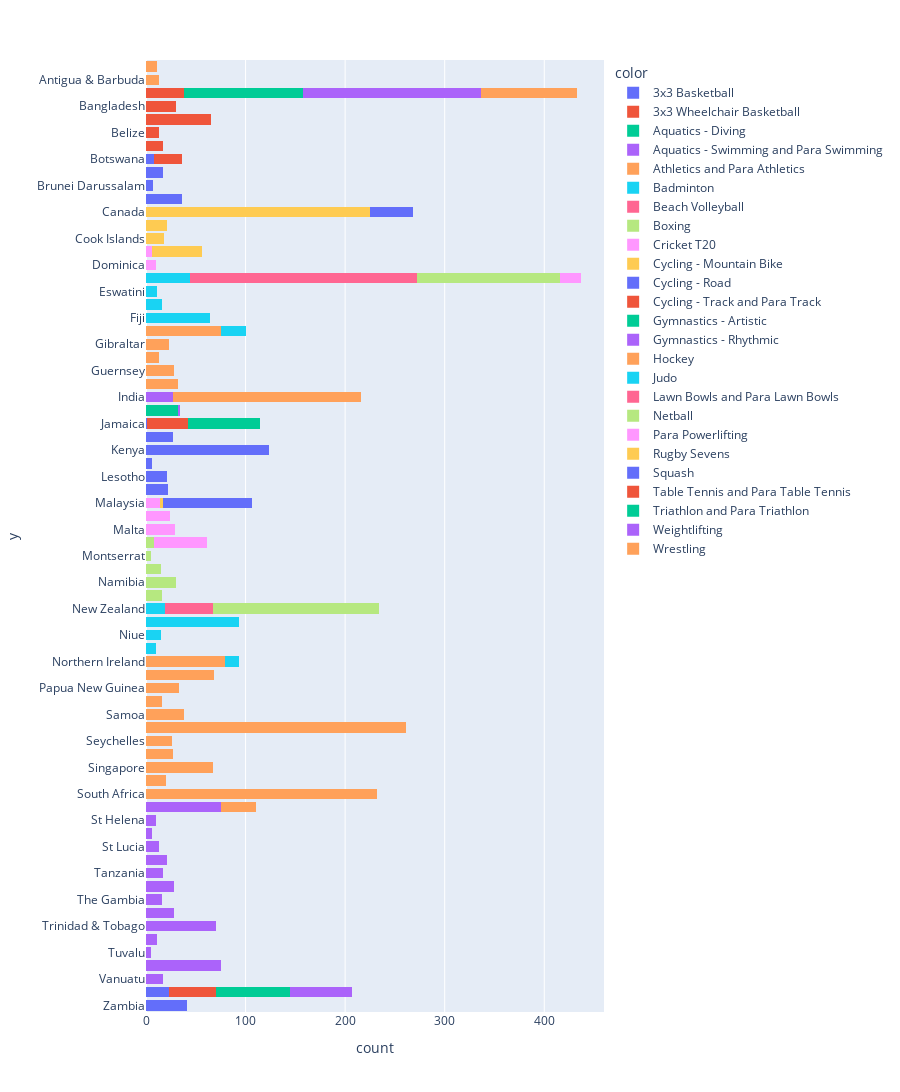

Write notebook code for a chart like this one.
### Code cell
# Histogram showing distrubution of Sports and Countries
# ie what countries are engaged in what sports


fig= px.histogram(y=part['TEAM'].sort_values(ascending=False), color=part['SPORT'], barmode='stack',height=1200)
fig.show()

### Figure 1 — Plotly figure (JSON) as saved in the notebook; plotly's stock layout.template omitted (floating-point values rounded to 4 significant figures; data arrays with more than 128 entries replaced by an {"elided": "..."} marker saying what was removed)
{"data": [{"alignmentgroup": "True", "bingroup": "y", "hovertemplate": "color=3x3 Basketball<br>count=%{x}<br>y=%{y}<extra></extra>", "legendgroup": "3x3 Basketball", "marker": {"color": "#636efa", "pattern": {"shape": ""}}, "name": "3x3 Basketball", "offsetgroup": "3x3 Basketball", "orientation": "h", "showlegend": true, "type": "histogram", "xaxis": "x", "y": ["Zambia", "Zambia", "Zambia", "Zambia", "Zambia", "Zambia", "Zambia", "Zambia", "Zambia", "Zambia", "Zambia", "Zambia", "Zambia", "Zambia", "Zambia", "Zambia", "Zambia", "Zambia", "Zambia", "Zambia", "Zambia", "Zambia", "Zambia", "Zambia", "Zambia", "Zambia", "Zambia", "Zambia", "Zambia", "Zambia", "Zambia", "Zambia", "Zambia", "Zambia", "Zambia", "Zambia", "Zambia", "Zambia", "Zambia", "Zambia", "Zambia", "Wales", "Wales", "Wales", "Wales", "Wales", "Wales", "Wales", "Wales", "Wales", "Wales", "Wales", "Wales", "Wales", "Wales", "Wales", "Wales", "Wales", "Wales", "Wales", "Wales", "Wales", "Wales", "Wales"], "yaxis": "y"}, {"alignmentgroup": "True", "bingroup": "y", "hovertemplate": "color=3x3 Wheelchair Basketball<br>count=%{x}<br>y=%{y}<extra></extra>", "legendgroup": "3x3 Wheelchair Basketball", "marker": {"color": "#EF553B", "pattern": {"shape": ""}}, "name": "3x3 Wheelchair Basketball", "offsetgroup": "3x3 Wheelchair Basketball", "orientation": "h", "showlegend": true, "type": "histogram", "xaxis": "x", "y": ["Wales", "Wales", "Wales", "Wales", "Wales", "Wales", "Wales", "Wales", "Wales", "Wales", "Wales", "Wales", "Wales", "Wales", "Wales", "Wales", "Wales", "Wales", "Wales", "Wales", "Wales", "Wales", "Wales", "Wales", "Wales", "Wales", "Wales", "Wales", "Wales", "Wales", "Wales", "Wales", "Wales", "Wales", "Wales", "Wales", "Wales", "Wales", "Wales", "Wales", "Wales", "Wales", "Wales", "Wales", "Wales", "Wales", "Wales"], "yaxis": "y"}, {"alignmentgroup": "True", "bingroup": "y", "hovertemplate": "color=Aquatics - Diving<br>count=%{x}<br>y=%{y}<extra></extra>", "legendgroup": "Aquatics - Diving", "marker": {"color": "#00cc96", "pattern": {"shape": ""}}, "name": "Aquatics - Diving", "offsetgroup": "Aquatics - Diving", "orientation": "h", "showlegend": true, "type": "histogram", "xaxis": "x", "y": ["Wales", "Wales", "Wales", "Wales", "Wales", "Wales", "Wales", "Wales", "Wales", "Wales", "Wales", "Wales", "Wales", "Wales", "Wales", "Wales", "Wales", "Wales", "Wales", "Wales", "Wales", "Wales", "Wales", "Wales", "Wales", "Wales", "Wales", "Wales", "Wales", "Wales", "Wales", "Wales", "Wales", "Wales", "Wales", "Wales", "Wales", "Wales", "Wales", "Wales", "Wales", "Wales", "Wales", "Wales", "Wales", "Wales", "Wales", "Wales", "Wales", "Wales", "Wales", "Wales", "Wales", "Wales", "Wales", "Wales", "Wales", "Wales", "Wales", "Wales", "Wales", "Wales", "Wales", "Wales", "Wales", "Wales", "Wales", "Wales", "Wales", "Wales", "Wales", "Wales", "Wales", "Wales", "Wales"], "yaxis": "y"}, {"alignmentgroup": "True", "bingroup": "y", "hovertemplate": "color=Aquatics - Swimming and Para Swimming<br>count=%{x}<br>y=%{y}<extra></extra>", "legendgroup": "Aquatics - Swimming and Para Swimming", "marker": {"color": "#ab63fa", "pattern": {"shape": ""}}, "name": "Aquatics - Swimming and Para Swimming", "offsetgroup": "Aquatics - Swimming and Para Swimming", "orientation": "h", "showlegend": true, "type": "histogram", "xaxis": "x", "y": {"elided": "454 str values"}, "yaxis": "y"}, {"alignmentgroup": "True", "bingroup": "y", "hovertemplate": "color=Athletics and Para Athletics<br>count=%{x}<br>y=%{y}<extra></extra>", "legendgroup": "Athletics and Para Athletics", "marker": {"color": "#FFA15A", "pattern": {"shape": ""}}, "name": "Athletics and Para Athletics", "offsetgroup": "Athletics and Para Athletics", "orientation": "h", "showlegend": true, "type": "histogram", "xaxis": "x", "y": {"elided": "902 str values"}, "yaxis": "y"}, {"alignmentgroup": "True", "bingroup": "y", "hovertemplate": "color=Badminton<br>count=%{x}<br>y=%{y}<extra></extra>", "legendgroup": "Badminton", "marker": {"color": "#19d3f3", "pattern": {"shape": ""}}, "name": "Badminton", "offsetgroup": "Badminton", "orientation": "h", "showlegend": true, "type": "histogram", "xaxis": "x", "y": {"elided": "151 str values"}, "yaxis": "y"}, {"alignmentgroup": "True", "bingroup": "y", "hovertemplate": "color=Beach Volleyball<br>count=%{x}<br>y=%{y}<extra></extra>", "legendgroup": "Beach Volleyball", "marker": {"color": "#FF6692", "pattern": {"shape": ""}}, "name": "Beach Volleyball", "offsetgroup": "Beach Volleyball", "orientation": "h", "showlegend": true, "type": "histogram", "xaxis": "x", "y": ["New Zealand", "New Zealand", "New Zealand", "New Zealand", "New Zealand", "New Zealand", "New Zealand", "New Zealand", "New Zealand", "New Zealand", "New Zealand", "New Zealand", "New Zealand", "New Zealand", "New Zealand", "New Zealand", "New Zealand", "New Zealand", "New Zealand", "New Zealand", "New Zealand", "New Zealand", "New Zealand", "New Zealand", "New Zealand", "New Zealand", "New Zealand", "New Zealand", "New Zealand", "New Zealand", "New Zealand", "New Zealand", "New Zealand", "New Zealand", "New Zealand", "New Zealand", "New Zealand", "New Zealand", "New Zealand", "New Zealand", "New Zealand", "New Zealand", "New Zealand", "New Zealand", "New Zealand", "New Zealand", "New Zealand", "New Zealand"], "yaxis": "y"}, {"alignmentgroup": "True", "bingroup": "y", "hovertemplate": "color=Boxing<br>count=%{x}<br>y=%{y}<extra></extra>", "legendgroup": "Boxing", "marker": {"color": "#B6E880", "pattern": {"shape": ""}}, "name": "Boxing", "offsetgroup": "Boxing", "orientation": "h", "showlegend": true, "type": "histogram", "xaxis": "x", "y": {"elided": "241 str values"}, "yaxis": "y"}, {"alignmentgroup": "True", "bingroup": "y", "hovertemplate": "color=Cricket T20<br>count=%{x}<br>y=%{y}<extra></extra>", "legendgroup": "Cricket T20", "marker": {"color": "#FF97FF", "pattern": {"shape": ""}}, "name": "Cricket T20", "offsetgroup": "Cricket T20", "orientation": "h", "showlegend": true, "type": "histogram", "xaxis": "x", "y": ["Mauritius", "Mauritius", "Mauritius", "Mauritius", "Mauritius", "Mauritius", "Mauritius", "Mauritius", "Mauritius", "Mauritius", "Mauritius", "Mauritius", "Mauritius", "Mauritius", "Mauritius", "Mauritius", "Mauritius", "Mauritius", "Mauritius", "Mauritius", "Mauritius", "Mauritius", "Mauritius", "Mauritius", "Mauritius", "Mauritius", "Mauritius", "Mauritius", "Mauritius", "Mauritius", "Mauritius", "Mauritius", "Mauritius", "Mauritius", "Mauritius", "Mauritius", "Mauritius", "Mauritius", "Mauritius", "Mauritius", "Mauritius", "Mauritius", "Mauritius", "Mauritius", "Mauritius", "Mauritius", "Mauritius", "Mauritius", "Mauritius", "Mauritius", "Mauritius", "Mauritius", "Mauritius", "Malta", "Malta", "Malta", "Malta", "Malta", "Malta", "Malta", "Malta", "Malta", "Malta", "Malta", "Malta", "Malta", "Malta", "Malta", "Malta", "Malta", "Malta", "Malta", "Malta", "Malta", "Malta", "Malta", "Malta", "Malta", "Malta", "Malta", "Malta", "Malta", "Maldives", "Maldives", "Maldives", "Maldives", "Maldives", "Maldives", "Maldives", "Maldives", "Maldives", "Maldives", "Maldives", "Maldives", "Maldives", "Maldives", "Maldives", "Maldives", "Maldives", "Maldives", "Maldives", "Maldives", "Maldives", "Maldives", "Maldives", "Maldives", "Malaysia", "Malaysia", "Malaysia", "Malaysia", "Malaysia", "Malaysia", "Malaysia", "Malaysia", "Malaysia", "Malaysia", "Malaysia", "Malaysia", "Malaysia", "Malaysia"], "yaxis": "y"}, {"alignmentgroup": "True", "bingroup": "y", "hovertemplate": "color=Cycling - Mountain Bike<br>count=%{x}<br>y=%{y}<extra></extra>", "legendgroup": "Cycling - Mountain Bike", "marker": {"color": "#FECB52", "pattern": {"shape": ""}}, "name": "Cycling - Mountain Bike", "offsetgroup": "Cycling - Mountain Bike", "orientation": "h", "showlegend": true, "type": "histogram", "xaxis": "x", "y": ["Malaysia", "Malaysia", "Malaysia"], "yaxis": "y"}, {"alignmentgroup": "True", "bingroup": "y", "hovertemplate": "color=Cycling - Road<br>count=%{x}<br>y=%{y}<extra></extra>", "legendgroup": "Cycling - Road", "marker": {"color": "#636efa", "pattern": {"shape": ""}}, "name": "Cycling - Road", "offsetgroup": "Cycling - Road", "orientation": "h", "showlegend": true, "type": "histogram", "xaxis": "x", "y": {"elided": "290 str values"}, "yaxis": "y"}, {"alignmentgroup": "True", "bingroup": "y", "hovertemplate": "color=Cycling - Track and Para Track<br>count=%{x}<br>y=%{y}<extra></extra>", "legendgroup": "Cycling - Track and Para Track", "marker": {"color": "#EF553B", "pattern": {"shape": ""}}, "name": "Cycling - Track and Para Track", "offsetgroup": "Cycling - Track and Para Track", "orientation": "h", "showlegend": true, "type": "histogram", "xaxis": "x", "y": ["Jamaica", "Jamaica", "Jamaica", "Jamaica", "Jamaica", "Jamaica", "Jamaica", "Jamaica", "Jamaica", "Jamaica", "Jamaica", "Jamaica", "Jamaica", "Jamaica", "Jamaica", "Jamaica", "Jamaica", "Jamaica", "Jamaica", "Jamaica", "Jamaica", "Jamaica", "Jamaica", "Jamaica", "Jamaica", "Jamaica", "Jamaica", "Jamaica", "Jamaica", "Jamaica", "Jamaica", "Jamaica", "Jamaica", "Jamaica", "Jamaica", "Jamaica", "Jamaica", "Jamaica", "Jamaica", "Jamaica", "Jamaica"], "yaxis": "y"}, {"alignmentgroup": "True", "bingroup": "y", "hovertemplate": "color=Gymnastics - Artistic<br>count=%{x}<br>y=%{y}<extra></extra>", "legendgroup": "Gymnastics - Artistic", "marker": {"color": "#00cc96", "pattern": {"shape": ""}}, "name": "Gymnastics - Artistic", "offsetgroup": "Gymnastics - Artistic", "orientation": "h", "showlegend": true, "type": "histogram", "xaxis": "x", "y": ["Jamaica", "Jamaica", "Jamaica", "Jamaica", "Jamaica", "Jamaica", "Jamaica", "Jamaica", "Jamaica", "Jamaica", "Jamaica", "Jamaica", "Jamaica", "Jamaica", "Jamaica", "Jamaica", "Jamaica", "Jamaica", "Jamaica", "Jamaica", "Jamaica", "Jamaica", "Jamaica", "Jamaica", "Jamaica", "Jamaica", "Jamaica", "Jamaica", "Jamaica", "Jamaica", "Jamaica", "Jamaica", "Jamaica", "Jamaica", "Jamaica", "Jamaica", "Jamaica", "Jamaica", "Jamaica", "Jamaica", "Jamaica", "Jamaica", "Jamaica", "Jamaica", "Jamaica", "Jamaica", "Jamaica", "Jamaica", "Jamaica", "Jamaica", "Jamaica", "Jamaica", "Jamaica", "Jamaica", "Jamaica", "Jamaica", "Jamaica", "Jamaica", "Jamaica", "Jamaica", "Jamaica", "Jamaica", "Jamaica", "Jamaica", "Jamaica", "Jamaica", "Jamaica", "Jamaica", "Jamaica", "Jamaica", "Jamaica", "Jamaica", "Isle of Man", "Isle of Man", "Isle of Man", "Isle of Man", "Isle of Man", "Isle of Man", "Isle of Man", "Isle of Man", "Isle of Man", "Isle of Man", "Isle of Man", "Isle of Man", "Isle of Man", "Isle of Man", "Isle of Man", "Isle of Man", "Isle of Man", "Isle of Man", "Isle of Man", "Isle of Man", "Isle of Man", "Isle of Man", "Isle of Man", "Isle of Man", "Isle of Man", "Isle of Man", "Isle of Man", "Isle of Man", "Isle of Man", "Isle of Man", "Isle of Man", "Isle of Man"], "yaxis": "y"}, {"alignmentgroup": "True", "bingroup": "y", "hovertemplate": "color=Gymnastics - Rhythmic<br>count=%{x}<br>y=%{y}<extra></extra>", "legendgroup": "Gymnastics - Rhythmic", "marker": {"color": "#ab63fa", "pattern": {"shape": ""}}, "name": "Gymnastics - Rhythmic", "offsetgroup": "Gymnastics - Rhythmic", "orientation": "h", "showlegend": true, "type": "histogram", "xaxis": "x", "y": ["Isle of Man", "Isle of Man", "India", "India", "India", "India", "India", "India", "India", "India", "India", "India", "India", "India", "India", "India", "India", "India", "India", "India", "India", "India", "India", "India", "India", "India", "India", "India", "India"], "yaxis": "y"}, {"alignmentgroup": "True", "bingroup": "y", "hovertemplate": "color=Hockey<br>count=%{x}<br>y=%{y}<extra></extra>", "legendgroup": "Hockey", "marker": {"color": "#FFA15A", "pattern": {"shape": ""}}, "name": "Hockey", "offsetgroup": "Hockey", "orientation": "h", "showlegend": true, "type": "histogram", "xaxis": "x", "y": {"elided": "360 str values"}, "yaxis": "y"}, {"alignmentgroup": "True", "bingroup": "y", "hovertemplate": "color=Judo<br>count=%{x}<br>y=%{y}<extra></extra>", "legendgroup": "Judo", "marker": {"color": "#19d3f3", "pattern": {"shape": ""}}, "name": "Judo", "offsetgroup": "Judo", "orientation": "h", "showlegend": true, "type": "histogram", "xaxis": "x", "y": {"elided": "160 str values"}, "yaxis": "y"}, {"alignmentgroup": "True", "bingroup": "y", "hovertemplate": "color=Lawn Bowls and Para Lawn Bowls<br>count=%{x}<br>y=%{y}<extra></extra>", "legendgroup": "Lawn Bowls and Para Lawn Bowls", "marker": {"color": "#FF6692", "pattern": {"shape": ""}}, "name": "Lawn Bowls and Para Lawn Bowls", "offsetgroup": "Lawn Bowls and Para Lawn Bowls", "orientation": "h", "showlegend": true, "type": "histogram", "xaxis": "x", "y": {"elided": "228 str values"}, "yaxis": "y"}, {"alignmentgroup": "True", "bingroup": "y", "hovertemplate": "color=Netball<br>count=%{x}<br>y=%{y}<extra></extra>", "legendgroup": "Netball", "marker": {"color": "#B6E880", "pattern": {"shape": ""}}, "name": "Netball", "offsetgroup": "Netball", "orientation": "h", "showlegend": true, "type": "histogram", "xaxis": "x", "y": {"elided": "144 str values"}, "yaxis": "y"}, {"alignmentgroup": "True", "bingroup": "y", "hovertemplate": "color=Para Powerlifting<br>count=%{x}<br>y=%{y}<extra></extra>", "legendgroup": "Para Powerlifting", "marker": {"color": "#FF97FF", "pattern": {"shape": ""}}, "name": "Para Powerlifting", "offsetgroup": "Para Powerlifting", "orientation": "h", "showlegend": true, "type": "histogram", "xaxis": "x", "y": ["England", "England", "England", "England", "England", "England", "England", "England", "England", "England", "England", "England", "England", "England", "England", "England", "England", "England", "England", "England", "England", "Dominica", "Dominica", "Dominica", "Dominica", "Dominica", "Dominica", "Dominica", "Dominica", "Dominica", "Dominica", "Cyprus", "Cyprus", "Cyprus", "Cyprus", "Cyprus", "Cyprus"], "yaxis": "y"}, {"alignmentgroup": "True", "bingroup": "y", "hovertemplate": "color=Rugby Sevens<br>count=%{x}<br>y=%{y}<extra></extra>", "legendgroup": "Rugby Sevens", "marker": {"color": "#FECB52", "pattern": {"shape": ""}}, "name": "Rugby Sevens", "offsetgroup": "Rugby Sevens", "orientation": "h", "showlegend": true, "type": "histogram", "xaxis": "x", "y": {"elided": "314 str values"}, "yaxis": "y"}, {"alignmentgroup": "True", "bingroup": "y", "hovertemplate": "color=Squash<br>count=%{x}<br>y=%{y}<extra></extra>", "legendgroup": "Squash", "marker": {"color": "#636efa", "pattern": {"shape": ""}}, "name": "Squash", "offsetgroup": "Squash", "orientation": "h", "showlegend": true, "type": "histogram", "xaxis": "x", "y": ["Canada", "Canada", "Canada", "Canada", "Canada", "Canada", "Canada", "Canada", "Canada", "Canada", "Canada", "Canada", "Canada", "Canada", "Canada", "Canada", "Canada", "Canada", "Canada", "Canada", "Canada", "Canada", "Canada", "Canada", "Canada", "Canada", "Canada", "Canada", "Canada", "Canada", "Canada", "Canada", "Canada", "Canada", "Canada", "Canada", "Canada", "Canada", "Canada", "Canada", "Canada", "Canada", "Canada", "Cameroon", "Cameroon", "Cameroon", "Cameroon", "Cameroon", "Cameroon", "Cameroon", "Cameroon", "Cameroon", "Cameroon", "Cameroon", "Cameroon", "Cameroon", "Cameroon", "Cameroon", "Cameroon", "Cameroon", "Cameroon", "Cameroon", "Cameroon", "Cameroon", "Cameroon", "Cameroon", "Cameroon", "Cameroon", "Cameroon", "Cameroon", "Cameroon", "Cameroon", "Cameroon", "Cameroon", "Cameroon", "Cameroon", "Cameroon", "Cameroon", "Cameroon", "Brunei Darussalam", "Brunei Darussalam", "Brunei Darussalam", "Brunei Darussalam", "Brunei Darussalam", "Brunei Darussalam", "Brunei Darussalam", "British Virgin Is.", "British Virgin Is.", "British Virgin Is.", "British Virgin Is.", "British Virgin Is.", "British Virgin Is.", "British Virgin Is.", "British Virgin Is.", "British Virgin Is.", "British Virgin Is.", "British Virgin Is.", "British Virgin Is.", "British Virgin Is.", "British Virgin Is.", "British Virgin Is.", "British Virgin Is.", "British Virgin Is.", "Botswana", "Botswana", "Botswana", "Botswana", "Botswana", "Botswana", "Botswana", "Botswana"], "yaxis": "y"}, {"alignmentgroup": "True", "bingroup": "y", "hovertemplate": "color=Table Tennis and Para Table Tennis<br>count=%{x}<br>y=%{y}<extra></extra>", "legendgroup": "Table Tennis and Para Table Tennis", "marker": {"color": "#EF553B", "pattern": {"shape": ""}}, "name": "Table Tennis and Para Table Tennis", "offsetgroup": "Table Tennis and Para Table Tennis", "orientation": "h", "showlegend": true, "type": "histogram", "xaxis": "x", "y": {"elided": "191 str values"}, "yaxis": "y"}, {"alignmentgroup": "True", "bingroup": "y", "hovertemplate": "color=Triathlon and Para Triathlon<br>count=%{x}<br>y=%{y}<extra></extra>", "legendgroup": "Triathlon and Para Triathlon", "marker": {"color": "#00cc96", "pattern": {"shape": ""}}, "name": "Triathlon and Para Triathlon", "offsetgroup": "Triathlon and Para Triathlon", "orientation": "h", "showlegend": true, "type": "histogram", "xaxis": "x", "y": ["Australia", "Australia", "Australia", "Australia", "Australia", "Australia", "Australia", "Australia", "Australia", "Australia", "Australia", "Australia", "Australia", "Australia", "Australia", "Australia", "Australia", "Australia", "Australia", "Australia", "Australia", "Australia", "Australia", "Australia", "Australia", "Australia", "Australia", "Australia", "Australia", "Australia", "Australia", "Australia", "Australia", "Australia", "Australia", "Australia", "Australia", "Australia", "Australia", "Australia", "Australia", "Australia", "Australia", "Australia", "Australia", "Australia", "Australia", "Australia", "Australia", "Australia", "Australia", "Australia", "Australia", "Australia", "Australia", "Australia", "Australia", "Australia", "Australia", "Australia", "Australia", "Australia", "Australia", "Australia", "Australia", "Australia", "Australia", "Australia", "Australia", "Australia", "Australia", "Australia", "Australia", "Australia", "Australia", "Australia", "Australia", "Australia", "Australia", "Australia", "Australia", "Australia", "Australia", "Australia", "Australia", "Australia", "Australia", "Australia", "Australia", "Australia", "Australia", "Australia", "Australia", "Australia", "Australia", "Australia", "Australia", "Australia", "Australia", "Australia", "Australia", "Australia", "Australia", "Australia", "Australia", "Australia", "Australia", "Australia", "Australia", "Australia", "Australia", "Australia", "Australia", "Australia", "Australia", "Australia", "Australia", "Australia", "Australia", "Australia"], "yaxis": "y"}, {"alignmentgroup": "True", "bingroup": "y", "hovertemplate": "color=Weightlifting<br>count=%{x}<br>y=%{y}<extra></extra>", "legendgroup": "Weightlifting", "marker": {"color": "#ab63fa", "pattern": {"shape": ""}}, "name": "Weightlifting", "offsetgroup": "Weightlifting", "orientation": "h", "showlegend": true, "type": "histogram", "xaxis": "x", "y": {"elided": "178 str values"}, "yaxis": "y"}, {"alignmentgroup": "True", "bingroup": "y", "hovertemplate": "color=Wrestling<br>count=%{x}<br>y=%{y}<extra></extra>", "legendgroup": "Wrestling", "marker": {"color": "#FFA15A", "pattern": {"shape": ""}}, "name": "Wrestling", "offsetgroup": "Wrestling", "orientation": "h", "showlegend": true, "type": "histogram", "xaxis": "x", "y": ["Australia", "Australia", "Australia", "Australia", "Australia", "Australia", "Australia", "Australia", "Australia", "Australia", "Australia", "Australia", "Australia", "Australia", "Australia", "Australia", "Australia", "Australia", "Australia", "Australia", "Australia", "Australia", "Australia", "Australia", "Australia", "Australia", "Australia", "Australia", "Australia", "Australia", "Australia", "Australia", "Australia", "Australia", "Australia", "Australia", "Australia", "Australia", "Australia", "Australia", "Australia", "Australia", "Australia", "Australia", "Australia", "Australia", "Australia", "Australia", "Australia", "Australia", "Australia", "Australia", "Australia", "Australia", "Australia", "Australia", "Australia", "Australia", "Australia", "Australia", "Australia", "Australia", "Australia", "Australia", "Australia", "Australia", "Australia", "Australia", "Australia", "Australia", "Australia", "Australia", "Australia", "Australia", "Australia", "Australia", "Australia", "Australia", "Australia", "Australia", "Australia", "Australia", "Australia", "Australia", "Australia", "Australia", "Australia", "Australia", "Australia", "Australia", "Australia", "Australia", "Australia", "Australia", "Australia", "Australia", "Australia", "Antigua & Barbuda", "Antigua & Barbuda", "Antigua & Barbuda", "Antigua & Barbuda", "Antigua & Barbuda", "Antigua & Barbuda", "Antigua & Barbuda", "Antigua & Barbuda", "Antigua & Barbuda", "Antigua & Barbuda", "Antigua & Barbuda", "Antigua & Barbuda", "Antigua & Barbuda", "Anguilla", "Anguilla", "Anguilla", "Anguilla", "Anguilla", "Anguilla", "Anguilla", "Anguilla", "Anguilla", "Anguilla", "Anguilla"], "yaxis": "y"}], "layout": {"barmode": "stack", "height": 1200, "legend": {"title": {"text": "color"}, "tracegroupgap": 0}, "margin": {"t": 60}, "xaxis": {"anchor": "y", "domain": [0, 1], "title": {"text": "count"}}, "yaxis": {"anchor": "x", "domain": [0, 1], "title": {"text": "y"}}}}
